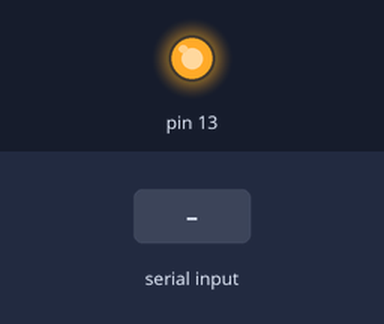
Recording of a sketch running on a simulated Arduino Uno, built with avr-gcc and run on an emulated ATmega328P. Shown: output pins drawn as LEDs (lit = HIGH). The inputs (shaded band) are chosen by the test bench.

Above: at 1.2 s.
1.3 s: "A" received over Serial
At 2.2 s:
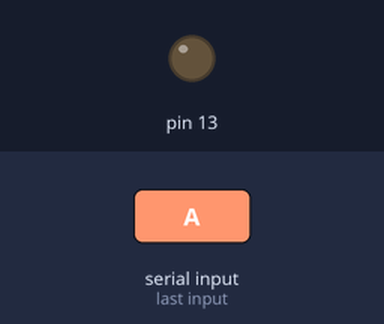
2.8 s: "N" received over Serial
At 3.4 s:
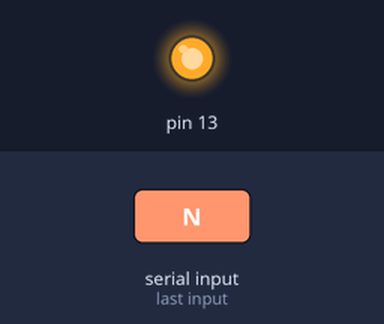
Timing chart, 0 to 5.8 s (numbered marks = the images above; inputs shaded):
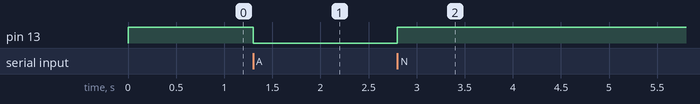

Measured:
- after the input at 1.3 s, pin 13: HIGH → LOW at once
- after the input at 2.8 s, pin 13: LOW → HIGH at once

The sketch:

LAB_2_ASS.ino
```cpp
byte Myletter;  // Define a variable to store the input value

void setup() {
  Serial.begin(230400);  // Set the data rate in bits per second (baud) for serial data transmission
  pinMode(LED_BUILTIN,OUTPUT); // Set the LED_BUILTIN pin as output
  digitalWrite(LED_BUILTIN,HIGH); // Start with the LED off
}

void loop() {
  if (Serial.available() > 0) {  // Check if there is any input from the keyboard
    Myletter = Serial.read();    // Read the input value

    if (Myletter == 65) {       // If the input value is A , turn on the LED
      digitalWrite(LED_BUILTIN, LOW);
    } else if (Myletter == 78) {    // If the input value is N , turn off the LED
      digitalWrite(LED_BUILTIN, HIGH);
    }
  }
}
```
